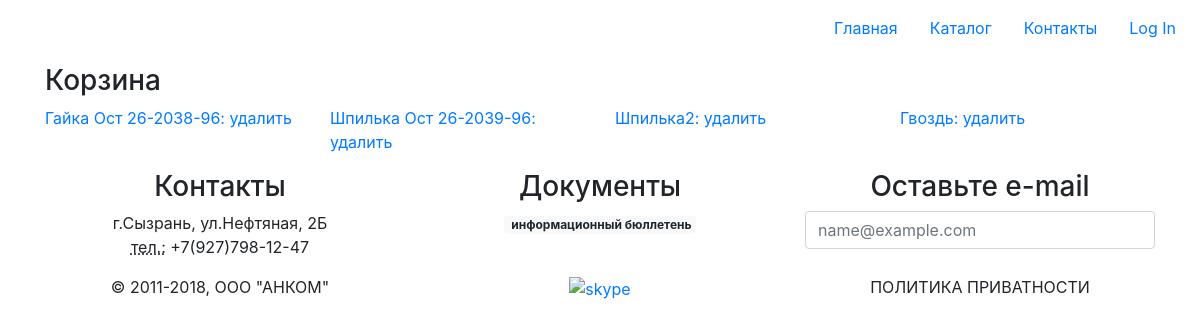
The page /basket/ on the database as committed earlier.
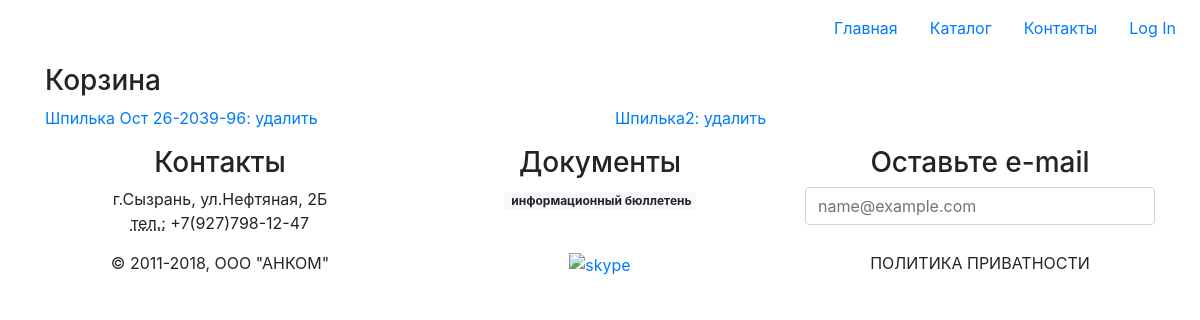
The same page on the database as committed later.
### basket/models.py (models this page shows)
class Basket(models.Model):
    user = models.ForeignKey(settings.AUTH_USER_MODEL, on_delete=models.CASCADE)
    product = models.ForeignKey(Product, on_delete=models.CASCADE)
    quantity = models.PositiveIntegerField(verbose_name='количество', default=0)
    add_datetime = models.DateTimeField(verbose_name='время', auto_now_add=True)
    def _get_product_cost(self):
        return self.product.cost * self.quantity
    product_cost = property(_get_product_cost)
    def _get_total_quantity(self):
        _items = Basket.objects.filter(user=self.user)
        _totalquantity = sum(list(map(lambda x: x.quantity, _items)))
        return _totalquantity
    total_quantity = property(_get_total_quantity)
    def _get_total_cost(self):
        _items = Basket.objects.filter(user=self.user)
        _totalcost = sum(list(map(lambda x: x.product_cost, _items)))
        return _totalcost
    total_cost = property(_get_total_cost)
    def __str__(self):
        return self.product.name

### products/models.py (models this page shows, shortened)
class Product(models.Model):
    category = models.ForeignKey(
        ProductCategory,
        on_delete=models.CASCADE
    )
    name = models.CharField(
        verbose_name='имя продукта',
        max_length=128
    )
    image = models.ForeignKey(
        'images.Image',
        on_delete=models.PROTECT,
    )
    snippet = models.TextField(
        verbose_name='описание',
        blank=True
    )
    cost = models.DecimalField(
        max_digits=12,
        decimal_places=2,
        default=0
    )

### basket/views.py (the view)
# urls.py: path('', views.BasketGenericList.as_view(), name='list'),
class BasketGenericList(ListView):
    model = Basket
    template_name = 'basket/list.html'
    context_object_name = 'items'

### basket/templates/basket/list.html (shortened to what this page needs)
{% extends 'master.html' %}
{% block page_styles %}
{% include 'products/components/stylesheet.html' %}
{% endblock %}
{% block page_content %}
    <main class="p-2 flex-grow-1">
      <div class="container">
        <h3>Корзина</h3>
        <div class="row">
          {% for itm in items %}
            <div class="col">
              <a href="{% url 'basket:delete' pk=itm.id %}">
                {{ itm|title|add:': удалить' }}
              </a>
            </div>
          {% endfor %}
        </div>
      </div>
    </main>
{% endblock %}

Rows that differ between the two databases and show on the page:
removed Basket: product.name "Гайка Ост 26-2038-96: удалить"
removed Basket: product.name "Гвоздь: удалить"
